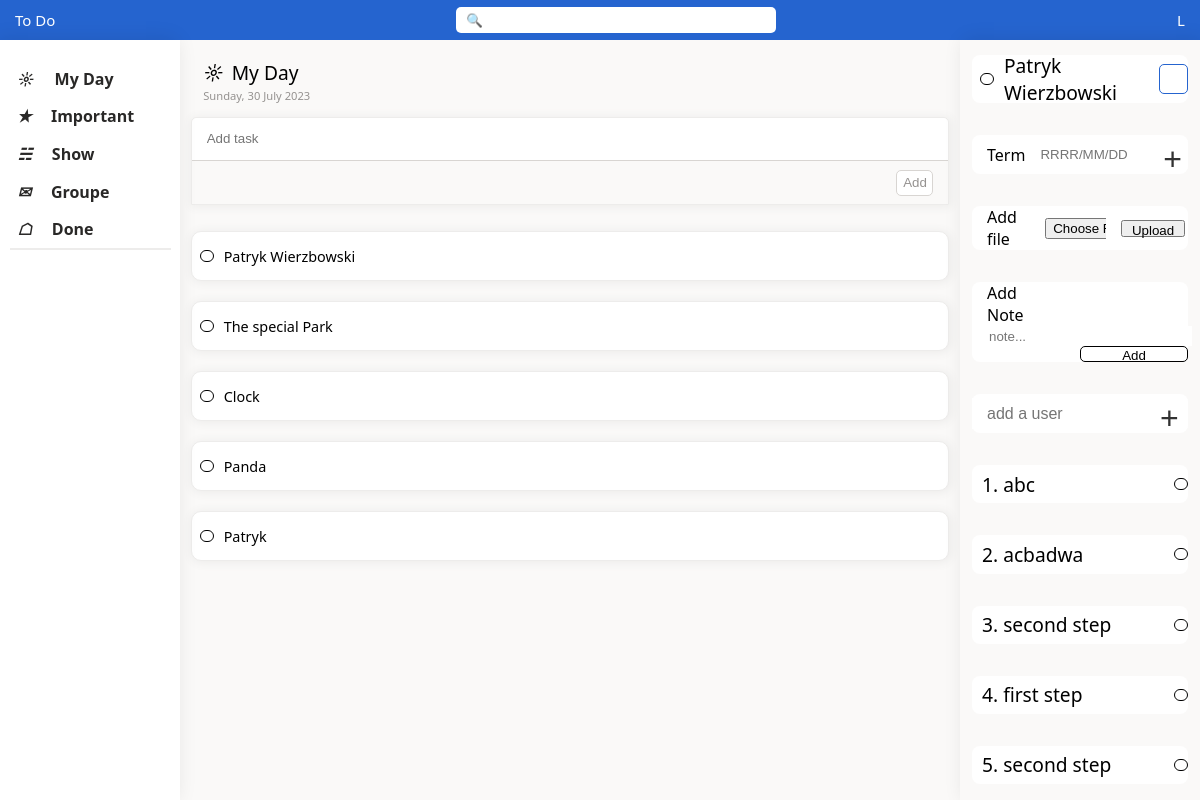
The page /task/56 (signed in) on the database its author committed.
### ToDoApp/models.py (models this page shows, shortened)
class Task(models.Model):
    name = models.CharField(max_length=50, blank=False)
    user = models.ForeignKey(User, on_delete=models.CASCADE)
    assigned_users = models.ManyToManyField(User, related_name='assigned_tasks')
    file = models.FileField(upload_to='uploads/', blank=True)
    status = models.CharField(max_length=10, default='to do')
    important = models.CharField(max_length=15, default='no important')
    date = models.DateField('date')
    note = models.TextField(max_length=150, default='')
    steps = models.ManyToManyField(Step)

class Step(models.Model):
    name = models.CharField(max_length=30, blank=True)

### ToDoApp/views.py (the view)
# urls.py: path('task/<task_id>', views.task, name='task'),
def task(request, task_id):
    current_date = datetime.now().date()
    day_of_week = calendar.day_name[current_date.weekday()]
    my_date = f"{day_of_week}, {current_date.day} {calendar.month_name[current_date.month]} {current_date.year}"
    if request.method == 'POST':
        name = request.POST['name']
        user = request.user
        Task.objects.create(name=name, user=user, date=current_date)
        return redirect(f'/task/{task_id}')
    tasks = None
    if request.user.is_authenticated:
        tasks = Task.objects.filter(user=request.user)
    steps = Step.objects.all()
    task = Task.objects.get(id=task_id)
    return render(request, 'task.html', {'tasks': tasks, 'date':my_date, 'task': task, 'steps': steps})

### ToDoApp/templates/task.html (shortened to what this page needs)
{% if user.is_authenticated %}
{% load static %}
<link rel = 'stylesheet' href = "{% static 'css/task.css' %}">
<link rel="stylesheet" href="https://cdnjs.cloudflare.com/ajax/libs/font-awesome/4.7.0/css/font-awesome.min.css">
<body>
    <nav>
        <div class="nav-block">To Do</div>
        <form class="nav-block" method="GET">
            <input class="block-input" placeholder="&#128269;
            ">
        </form>
        <div class="nav-block">
            <div class="block-logout"><a href="{% url 'logout'%}" class="logout">L</a></div>
        </div>
    </nav>
    <section>
        <div class="section-block">
            <a href="{% url 'home' %}" class="block-info"><i>&#9788;</i> <span>My Day</span></a>
            <a href="{% url 'important' %}"  class="block-info"><i>&#10029;</i> <span>Important</span></a>
            <a href="{% url 'show' %}" class="block-info"><i>&#9781;</i> <span>Show</span></a>
            <a href="{% url 'groupe'%}" class="block-info"><i>&#9993;</i> <span>Groupe</span></a>
            <a href="{% url 'done' %}" class="block-info"><i>&#9750;</i> <span>Done</span></a>
        </div>
    </section>
    <main>
        <div class="main-place">
            <div class="main-header">
                <div class="header-day"><i>&#9788;</i> <span>My Day</span></div>
            </div>
            <div class="date">
                {{date}}
            </div>
            <form class="task-input" method="POST">
                <input class="input-place" placeholder="Add task" name="name">
                <div class="submit-place"><button class="submit-task" type="submit">Add</button></div>
            </form>
            {% for task in tasks %}
            {% if task.status == 'to do' and task.important == 'no important' %}
            <form class="task-place" method="POST" action="{% url 'update' task.id 1%}">
                <div class="submit-button-place"><button class="submit-button"></button></div>
                <a href="{% url 'task' task.id %}" class="task-name">{{task.name}}</a>
            </form>
            {% endif %}
            {% endfor %}
        </div>
    </main>
    <aside>
        <div class="aside-place">
            <form class="aside-block" method="POST" action="{% url 'update' task.id 1%}">
                <div class="submit-button-place"><button class="submit-button"></button></div>
                <span class="aside-task-name">{{ task.name }}</span>
                <button class="fa fa-star checked" name="important_task"></button>
            </form>
            <form class="aside-block" method="POST" action="{% url 'update' task.id 1%}">
                <span class="aside-task-text">Term</span>
                <input id="date-input" placeholder="RRRR/MM/DD" maxlength="10" class="task-date-input" name="date">
                <button class="task-steps-button" name="upload_date">+</button>
            </form>
            <form class="aside-block" method="POST" action="{% url 'update' task.id 1%}" enctype="multipart/form-data">
                <span class="aside-task-text">Add file</span>
                <input type="file" name="file" class="aside-task-upload">
                <button class="aside-task-button" name="upload_file">Upload</button>
            </form>
            <form class="aside-block" method="POST" action="{% url 'update' task.id 1%}">
                <span class="aside-task-text">Add Note</span>
                <input type="text" class="task-note-input" placeholder="note..." maxlength="150" name="note">
                <div class="task-note-place"><button class="task-note-button" name="upload_note">Add</button></div>
            </form>
            <form class="aside-block" method="POST" action="{% url 'update' task.id 1%}">
                <input placeholder="add a user" class="task-steps-input" name="user">
                <button class="task-steps-button" name="upload_user">+</button>
            </form>
            {% for step in task.steps.all %}
            <form class="aside-block" method="POST" action="{% url 'update' task.id step.id %}">
                <span class="aside-task-name">
                    {{ forloop.counter }}. {{ step.name }}
                </span>
                <div class="submit-button-place"><button class="submit-button" name="step_delete" value="{{ step.id }}"></button></div>
            </form>
            {% endfor %}
        </div>
    </aside>
</body>
{% else %}
<a href="{% url 'login-view' %}">Please Log in</a>
{% endif %}

### rows shown on the page
Task: name "Patryk Wierzbowski"
Task: name "The special Park"
Task: name "Clock"
Task: name "Panda"
Task: name "Patryk"
Step: name "abc"
Step: name "acbadwa"
Step: name "second step"
Step: name "first step"
Step: name "second step"

### other values the page prints
{{ date }} "Sunday, 30 July 2023"
